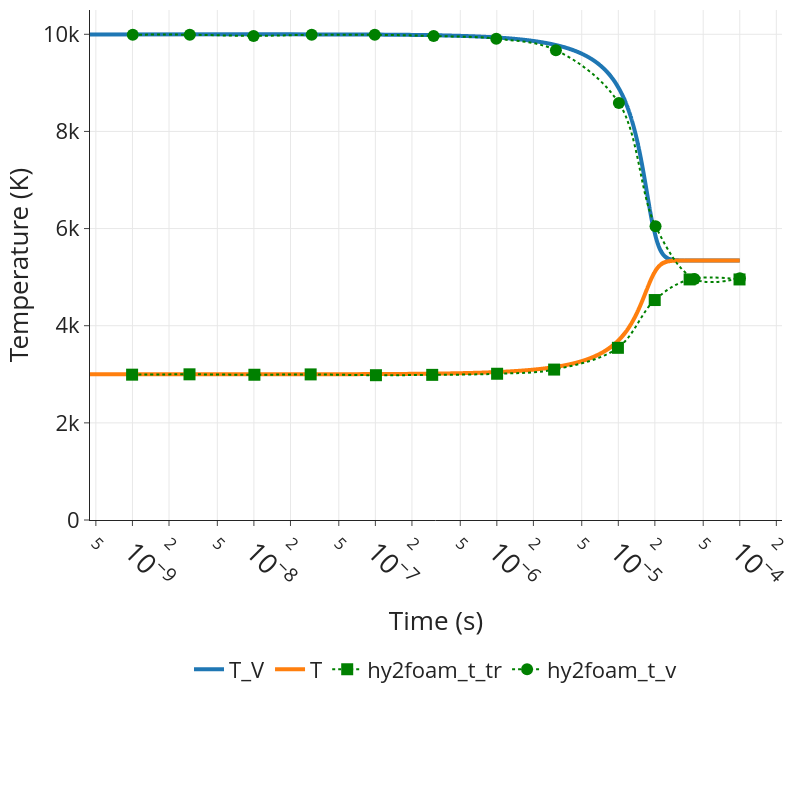

The code cell stored with this chart in its notebook:
### Code cell
from plotly import graph_objects as go
import pandas as pd

# JIT-compiled version of extract_primitives_from_U (needs to be executed once per kernel uptime)
def _extract_prim(U, em):
    prim = extract_primitives_from_U(U, em)
    return prim.Y_s, prim.rho, prim.T, prim.Tv, prim.p

extract_primitives_from_U_jitted = jax.jit(_extract_prim)

# extract primitives and plot
Y_s, rho, T, T_V, p = jax.vmap(
    extract_primitives_from_U_jitted,
    in_axes=(0, None),
)(U_field, equation_manager)

from plotly import graph_objects as go

fig = go.Figure()
fig.add_trace(
    go.Scatter(
        x=t,
        y=T_V[:, 0],
        mode="lines",
        name="T_V",
        line=dict(shape="spline", smoothing=1.0, width=4),
    )
)
fig.add_trace(
    go.Scatter(
        x=t, y=T[:, 0], mode="lines", name="T", line=dict(shape="spline", smoothing=1.0, width=4)
    )
)

fig.add_hline(y=7623.3, name="T_eq Casseau", line_dash="dash", line_color="black")

# Load and plot reference data from CSV
csv_path = "/home/hhoechter/tum/jaxfluids_internship/experiments/heatbath_0d_casseau/casseau_figure_3_1_cooling.csv"
df = pd.read_csv(
    csv_path, skiprows=1
)  # Skip the first header row, use X,Y,X,Y... as columns

# Read first row to get the dataset names
with open(csv_path, "r") as f:
    header_line = f.readline().strip()
dataset_names = [name for name in header_line.split(",") if name]

# Group datasets by prefix (e.g., "modified", "hy2foam_default", "monaco")
prefixes = []
for name in dataset_names:
    # Extract prefix by removing _t_v or _t_tr suffix
    if "_t_v" in name:
        prefix = name.replace("_t_v", "")
    elif "_t_tr" in name:
        prefix = name.replace("_t_tr", "")
    else:
        prefix = name
    if prefix not in prefixes:
        prefixes.append(prefix)

# Define colors for each prefix
colors = ["green", "red", "purple", "orange", "brown", "pink"]
prefix_colors = {prefix: colors[i % len(colors)] for i, prefix in enumerate(prefixes)}

# Plot each dataset (columns come in pairs: X, Y for each dataset)
for i, name in enumerate(dataset_names):
    x_col = i * 2  # X column index
    y_col = i * 2 + 1  # Y column index

    if x_col >= len(df.columns) or y_col >= len(df.columns):
        continue

    x_data = pd.to_numeric(df.iloc[:, x_col], errors="coerce").dropna().values
    y_data = pd.to_numeric(df.iloc[:, y_col], errors="coerce").dropna().values

    # Use minimum length in case of mismatched data
    min_len = min(len(x_data), len(y_data))
    x_data = x_data[:min_len]
    y_data = y_data[:min_len]

    # Find prefix for this dataset
    if "_t_v" in name:
        prefix = name.replace("_t_v", "")
    elif "_t_tr" in name:
        prefix = name.replace("_t_tr", "")
    else:
        prefix = name

    fig.add_trace(
        go.Scatter(
            x=x_data,
            y=y_data * 1000,  # Scale Y values (they appear to be in units of 1000 K)
            mode="markers+lines",
            line=dict(dash="dot", smoothing=1.0, shape="spline"),
            name=name,
            marker=dict(color=prefix_colors.get(prefix, "gray"), symbol="circle" if "_t_v" in name else "square" if "_t_tr" in name else "circle", size=12),
        )
    )

fig.update_xaxes(type="log", exponentformat="power", showexponent="all", showgrid=True)
fig.update_yaxes(range=[0, 10500], showgrid=True)
fig.update_layout(
    template="simple_white",
    # title="Energy Relaxation Correlation with Casseau for nonreacting N2",
    xaxis_title="Time (s)",
    yaxis_title="Temperature (K)",
    legend=dict(
        x=0.95,
        y=0.05,
        xanchor="right",
        yanchor="bottom",
        borderwidth=1,
        bordercolor="black",
    ),
    showlegend=True,
    width=800,
    height=800,
)
fig.update_layout(
    width=800,
    height=800,
    margin=dict(t=10, b=280, l=80, r=10),
    xaxis=dict(
        title_font=dict(size=26),
        tickfont=dict(size=22),
        tickangle=45,
    ),
    yaxis=dict(title_font=dict(size=26), tickfont=dict(size=22)),
    legend=dict(
        font=dict(size=22),
        x=0.5,
        y=-0.25,
        xanchor="center",
        yanchor="top",
        borderwidth=1,
        bordercolor="white",
        orientation="h",
    ),
)
fig.write_image(
    "/home/hhoechter/tum/jaxfluids_internship/experiments/heatbath_0d_casseau/14.pdf"
)
fig.show()

### Figure 1 — Plotly figure (JSON) as saved in the notebook; plotly's stock layout.template omitted (floating-point values rounded to 4 significant figures; data arrays with more than 128 entries replaced by an {"elided": "..."} marker saying what was removed)
{"data": [{"line": {"shape": "spline", "smoothing": 1, "width": 4}, "mode": "lines", "name": "T_V", "type": "scatter", "x": {"elided": "10001 float values"}, "y": {"elided": "10001 float values"}}, {"line": {"shape": "spline", "smoothing": 1, "width": 4}, "mode": "lines", "name": "T", "type": "scatter", "x": {"elided": "10001 float values"}, "y": {"elided": "10001 float values"}}, {"line": {"dash": "dot", "shape": "spline", "smoothing": 1}, "marker": {"color": "green", "size": 12, "symbol": "square"}, "mode": "markers+lines", "name": "hy2foam_t_tr", "type": "scatter", "x": [9.937e-10, 2.95e-09, 1.009e-08, 2.933e-08, 1.011e-07, 2.937e-07, 1.005e-06, 2.962e-06, 9.927e-06, 1.994e-05, 3.865e-05, 9.952e-05], "y": [2992.0, 2999.0, 2991.0, 2998.0, 2981.0, 2988.0, 3011.0, 3097.0, 3545.0, 4529.0, 4953.0, 4953.0]}, {"line": {"dash": "dot", "shape": "spline", "smoothing": 1}, "marker": {"color": "green", "size": 12, "symbol": "circle"}, "mode": "markers+lines", "name": "hy2foam_t_v", "type": "scatter", "x": [1.006e-09, 2.966e-09, 9.935e-09, 2.991e-08, 9.879e-08, 3.017e-07, 9.892e-07, 3.064e-06, 1.011e-05, 2.025e-05, 4.24e-05, 0.0001002], "y": [9992.0, 9991.0, 9967.0, 9990.0, 9989.0, 9965.0, 9909.0, 9672.0, 8584.0, 6048.0, 4961.0, 4976.0]}], "layout": {"height": 800, "legend": {"bordercolor": "white", "borderwidth": 1, "font": {"size": 22}, "orientation": "h", "x": 0.5, "xanchor": "center", "y": -0.25, "yanchor": "top"}, "margin": {"b": 280, "l": 80, "r": 10, "t": 10}, "shapes": [{"line": {"color": "black", "dash": "dash"}, "name": "T_eq Casseau", "type": "line", "x0": 0, "x1": 1, "xref": "x domain", "y0": 7623.0, "y1": 7623.0, "yref": "y"}], "showlegend": true, "width": 800, "xaxis": {"exponentformat": "power", "showexponent": "all", "showgrid": true, "tickangle": 45, "tickfont": {"size": 22}, "title": {"font": {"size": 26}, "text": "Time (s)"}, "type": "log"}, "yaxis": {"range": [0, 10500], "showgrid": true, "tickfont": {"size": 22}, "title": {"font": {"size": 26}, "text": "Temperature (K)"}}}}
